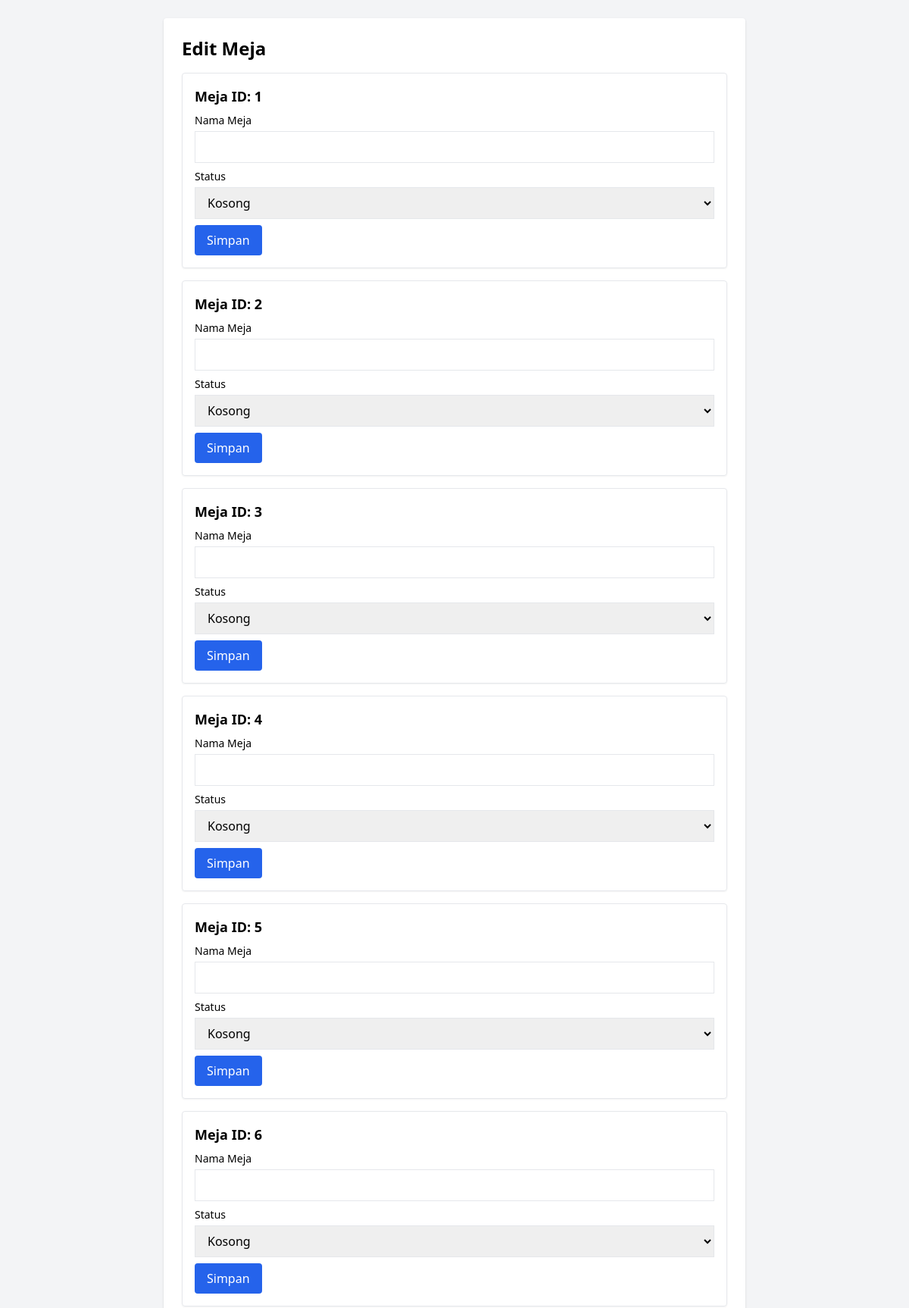
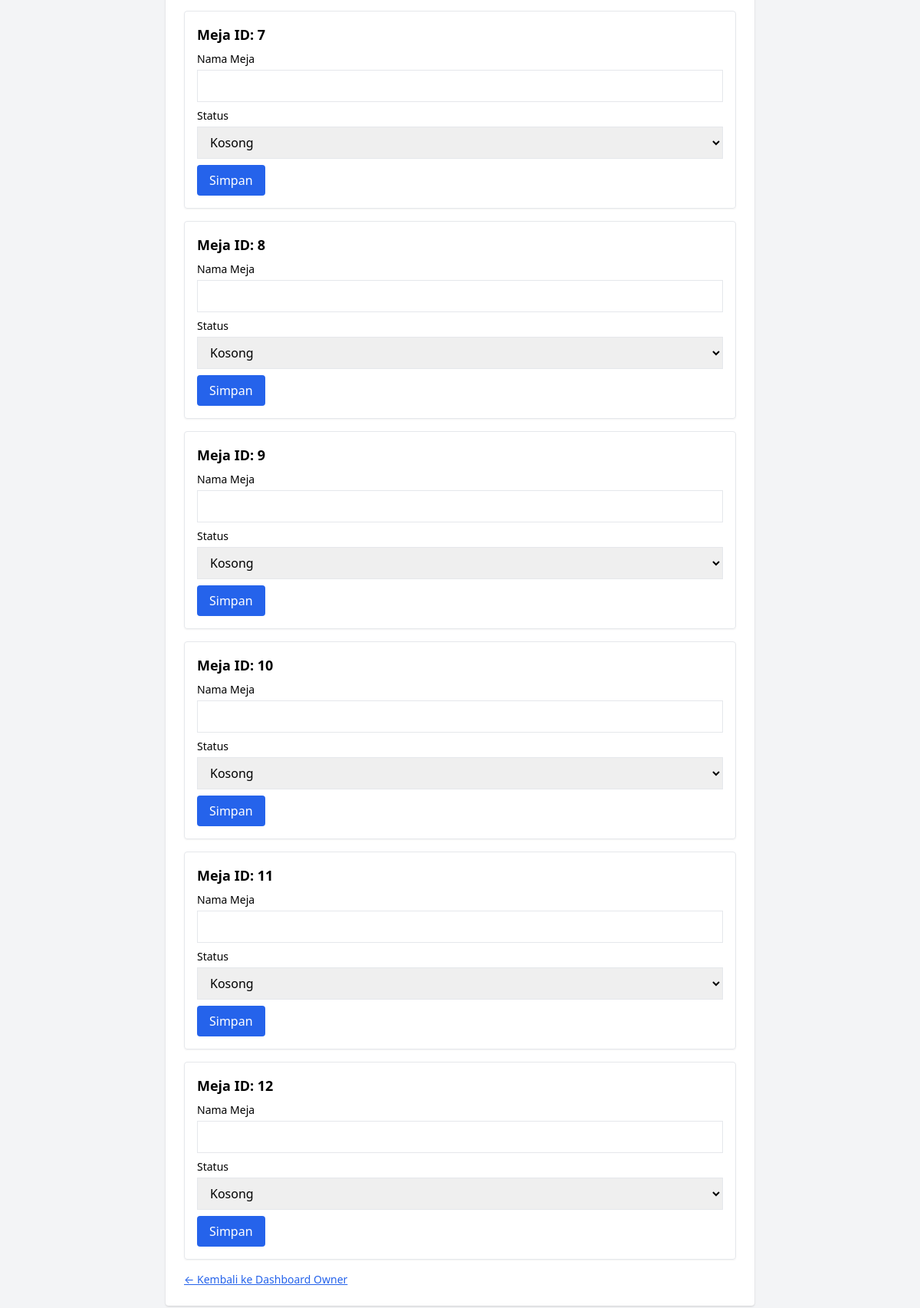
Screenshot of /dashboard/edit_menu_form.php (signed in) with the database file from the repository (2 pictures, top to bottom).
### tables this page shows
CREATE TABLE `meja` (
  `id_meja` int NOT NULL,
  `status` enum('kosong','terisi','selesai') DEFAULT 'kosong'
);

### dashboard/edit_menu_form.php (the view, shortened to what this page needs)
<?php
require '../backend/db.php';
$stmt = $pdo->query("SELECT * FROM meja ORDER BY id_meja ASC");
$mejaList = $stmt->fetchAll();
?>
<!DOCTYPE html>
<html lang="id">
<head>
  <link href="https://cdn.jsdelivr.net/npm/tailwindcss@2.2.19/dist/tailwind.min.css" rel="stylesheet">
</head>
<body class="bg-gray-100 p-6">
  <div class="max-w-3xl mx-auto bg-white p-6 rounded shadow">
    <h1 class="text-2xl font-bold mb-4">Edit Meja</h1>
    <?php foreach ($mejaList as $meja): ?>
      <div class="border rounded p-4 mb-4 shadow-sm">
        <h2 class="text-lg font-semibold mb-2">Meja ID: <?= $meja['id_meja'] ?></h2>
        <label class="block mb-1 text-sm">Nama Meja</label>
        <input type="text" id="nama_meja_<?= $meja['id_meja'] ?>" value="<?= htmlspecialchars($meja['nama_meja']) ?>" class="border w-full px-3 py-2 mb-2">
        <label class="block mb-1 text-sm">Status</label>
        <select id="status_<?= $meja['id_meja'] ?>" class="border w-full px-3 py-2 mb-2">
          <option value="kosong" <?= $meja['status'] === 'kosong' ? 'selected' : '' ?>>Kosong</option>
        </select>
        <button onclick="simpanPerubahan(<?= $meja['id_meja'] ?>)" class="bg-blue-600 text-white px-4 py-2 rounded hover:bg-blue-700">Simpan</button>
      </div>
    <?php endforeach; ?>
    <a href="owner.php" class="text-sm text-blue-600 underline mt-4 block">← Kembali ke Dashboard Owner</a>
  </div>
</body>
</html>

### rows the page displays
meja: id_meja "1", status+id_meja "Kosong"
meja: id_meja "2", status+id_meja "Kosong"
meja: id_meja "3", status+id_meja "Kosong"
meja: id_meja "4", status+id_meja "Kosong"
meja: id_meja "5", status+id_meja "Kosong"
meja: id_meja "6", status+id_meja "Kosong"
meja: id_meja "7", status+id_meja "Kosong"
meja: id_meja "8", status+id_meja "Kosong"
meja: id_meja "9", status+id_meja "Kosong"
meja: id_meja "10", status+id_meja "Kosong"
meja: id_meja "11", status+id_meja "Kosong"
meja: id_meja "12", status+id_meja "Kosong"
